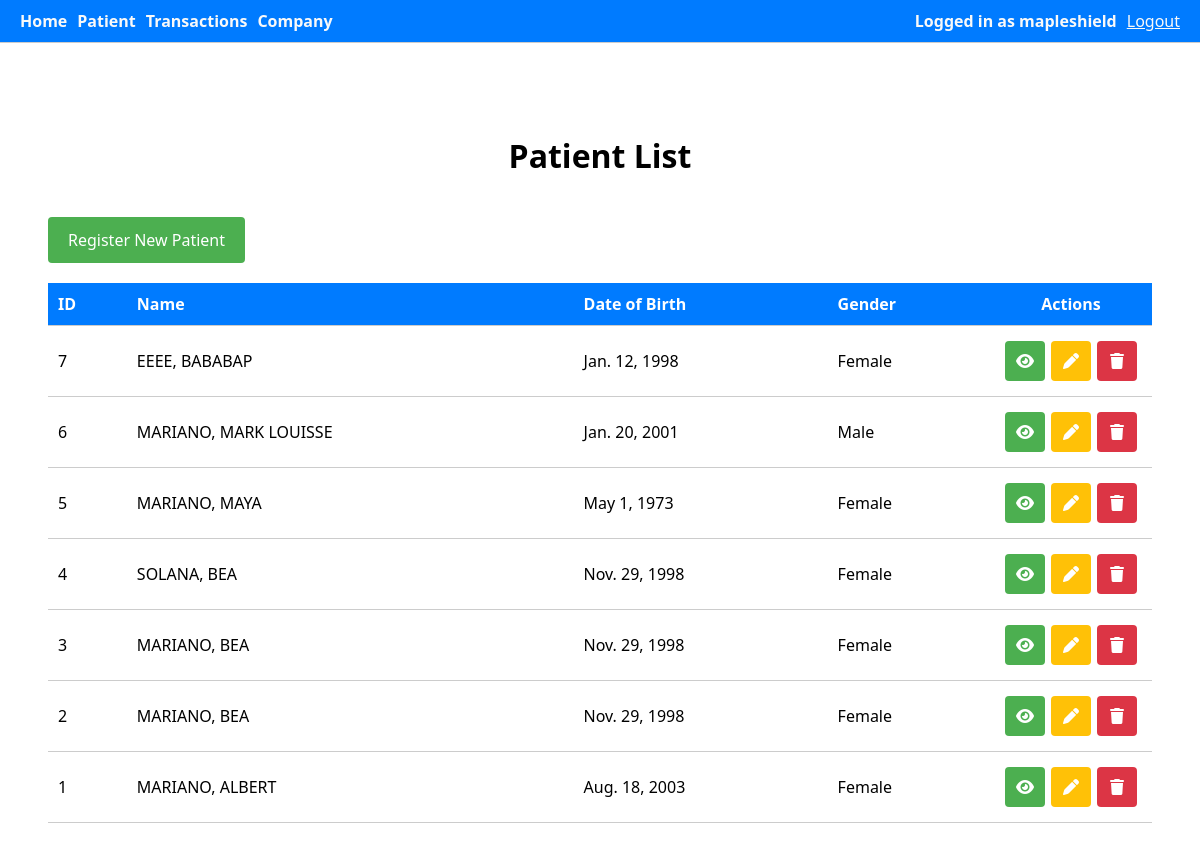
The app's page /patients/patient/list/ (signed in), older data.
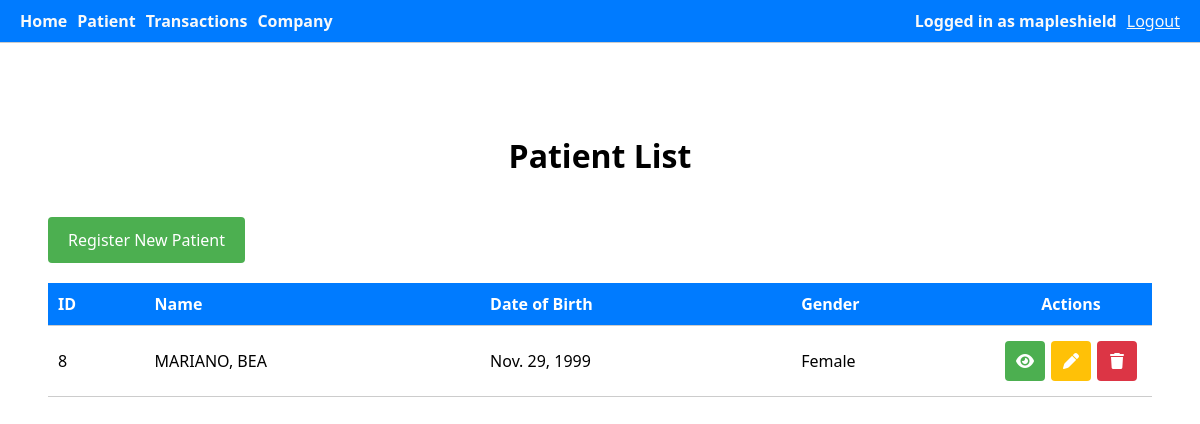
The same page, newer data.
### patients/models.py (models this page shows, shortened)
class Patient(models.Model):
    GENDER_CHOICES = [
        ('M', 'Male'),
        ('F', 'Female'),
        ('O', 'Other'),
    ]
    first_name = models.CharField(max_length=100)
    middle_name = models.CharField(max_length=100, default='NO_MIDDLE_NAME')
    last_name = models.CharField(max_length=100)
    gender = models.CharField(max_length=1, choices=GENDER_CHOICES)
    date_of_birth = models.DateField()
    created_at = models.DateTimeField(auto_now_add=True)
    updated_at = models.DateTimeField(auto_now=True)

### patients/views.py (the view)
# urls.py: path('patient/list/', views.PatientListView.as_view(), name='patient_list'),
@method_decorator(login_required, name='dispatch')
class PatientListView(ListView):
    model = Patient
    template_name = 'patients/patient_list.html'
    context_object_name = 'patients'
    ordering = ['-created_at']

### patients/templates/patients/patient_list.html (shortened to what this page needs)
{% extends 'base.html' %}
{% block content %}
<h1>Patient List</h1>
<div class="header" style="display: flex; align-items: center; margin-bottom: 20px;">
    <a href="{% url 'patient_new' %}" class="btn">Register New Patient</a>
</div>
{% if patients %}
<table>
    <thead>
        <tr>
            <th>ID</th>
            <th>Name</th>
            <th>Date of Birth</th>
            <th>Gender</th>
            <th colspan="3" style="text-align: center;">Actions</th>
        </tr>
    </thead>
    <tbody>
        {% for patient in patients %}
        <tr>
            <td>{{ patient.id }}</td>
            <td>{{ patient.last_name }}, {{ patient.first_name }}</td>
            <td>{{ patient.date_of_birth }}</td>
            <td>{{ patient.get_gender_display }}</td>
            <td colspan="3">
              <div class="action-group">
                <a href="{% url 'patient_detail' patient.id %}" class="btn-view btn-action" title="View">
                  <i class="fas fa-eye"></i>
                </a>
                <a href="{% url 'patient_edit' patient.id %}" class="btn-edit btn-action" title="Edit">
                  <i class="fas fa-pen"></i>
                </a>
                <a href="{% url 'patient_delete' patient.id %}" class="btn-danger btn-action" title="Delete">
                  <i class="fas fa-trash"></i>
                </a>
              </div>
            </td>
        </tr>
        {% endfor %}
    </tbody>
</table>
{% else %}
<p>No patients registered yet.</p>
{% endif %}
{% endblock %}

### templates/base.html (shortened to what this page needs)
<!DOCTYPE html>
<html lang="en">
<head>
    {% load static %}
    <link rel="stylesheet" href="https://cdnjs.cloudflare.com/ajax/libs/font-awesome/6.5.0/css/all.min.css">
</head>
<body>
    <div class="navbar">
        <div class="nav-left">
            <a href="{% url 'home' %}">Home</a>
            <a href="{% url 'patient_list' %}">Patient</a>
            <a href="{% url 'transaction_list' %}">Transactions</a>
            <a href="{% url 'company_list' %}">Company</a>
        </div>
        <div class="nav-right">
            <span>Logged in as {{ user.username }}</span>
            <form method="post" action="{% url 'logout' %}" style="display:inline;">
                <button type="submit">Logout</button>
            </form>
        </div>
    </div>
    <div class="container">
        {% block content %}{% endblock %}
    </div>
</body>
</html>

### templates/base.html (style rules this page uses)
.navbar { background-color: #007BFF; padding: 10px 20px; display: flex; flex-wrap: wrap; justify-content: space-between; align-items: center; border-bottom: 1px solid #ccc; position: fixed; top: 0; left: 0; width: 100%; z-index: 1000; box-sizing: border-box; overflow-x: auto; }
.nav-left { display: flex; flex-wrap: wrap; align-items: center; gap: 10px; }
.nav-left a { color: #f9f9f9; text-decoration: none; font-weight: bold; }
.nav-right { display: flex; align-items: center; flex-wrap: wrap; gap: 10px; }
.nav-right span { font-weight: bold; color: #f9f9f9; }
.nav-right form button { background: none; border: none; color: #f9f9f9; text-decoration: underline; cursor: pointer; padding: 0; font: inherit; white-space: nowrap; }
.nav-right form { margin: 0; }
body { font-family: "Segoe UI", Arial, sans-serif; padding-top: 60px; }

### patients/templates/patients/patient_list.html (style rules this page uses)
.container { max-width: 1200px; margin: 15px auto 30px auto; padding: 30px 40px; }
h1 { text-align: center; margin-bottom: 40px; font-size: 2rem; }
.btn { background-color: #4CAF50; color: #fff; padding: 12px 20px; border: none; border-radius: 4px; text-decoration: none; font-size: 1rem; white-space: nowrap; }
.btn-action { display: inline-flex; justify-content: center; align-items: center; width: 40px; height: 40px; font-size: 1rem; border-radius: 4px; color: #fff; text-decoration: none; border: none; cursor: pointer; }
.btn-view { background-color: #4CAF50; }
.btn-edit { background-color: #FFC107; }
.btn-danger { background-color: #DC3545; }
table { width: 100%; border-collapse: collapse; margin-bottom: 20px; }
th, td { padding: 10px; text-align: left; border-bottom: 1px solid #ccc; }
th { background-color: #007BFF; color: white; }
th:nth-child(5), th:nth-child(6), th:nth-child(7) { width: 8%; }
td:nth-child(5), td:nth-child(6), td:nth-child(7) { padding: 15px; }
.action-group { display: flex; justify-content: flex-start; gap: 6px; }

Row changes from the older to the newer data that the page shows:
removed Patient: id "7", last_name "EEEE", first_name "BABABAP", date_of_birth "Jan. 12, 1998", gender "Female"
removed Patient: id "6", last_name "MARIANO", first_name "MARK LOUISSE", date_of_birth "Jan. 20, 2001", gender "Male"
removed Patient: id "5", last_name "MARIANO", first_name "MAYA", date_of_birth "May 1, 1973", gender "Female"
removed Patient: id "4", last_name "SOLANA", first_name "BEA", date_of_birth "Nov. 29, 1998", gender "Female"
removed Patient: id "3", last_name "MARIANO", first_name "BEA", date_of_birth "Nov. 29, 1998", gender "Female"
removed Patient: id "2", last_name "MARIANO", first_name "BEA", date_of_birth "Nov. 29, 1998", gender "Female"
removed Patient: id "1", last_name "MARIANO", first_name "ALBERT", date_of_birth "Aug. 18, 2003", gender "Female"
added Patient: id "8", last_name "MARIANO", first_name "BEA", date_of_birth "Nov. 29, 1999", gender "Female"
